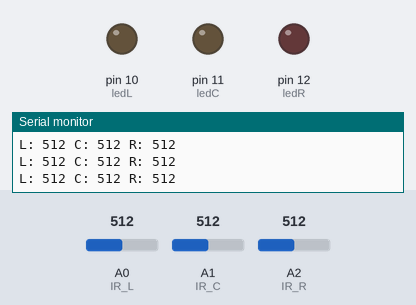
This sketch was run on a simulated Arduino Uno, built with avr-gcc and run on an emulated ATmega328P. Parts: output pins drawn as LEDs (lit = HIGH), the last lines printed to the serial monitor. The test bench sets the inputs (shaded band); at power-on: A0 (IR_L) = 512, A1 (IR_C) = 512, A2 (IR_R) = 512.

Above: at 1.2 s.
1.3 s: A0 (IR_L) set to 483
At 2.6 s:
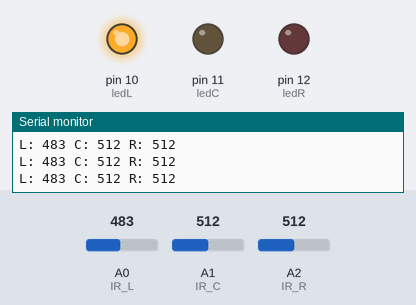
2.9 s: A1 (IR_C) set to 487
At 4.2 s:
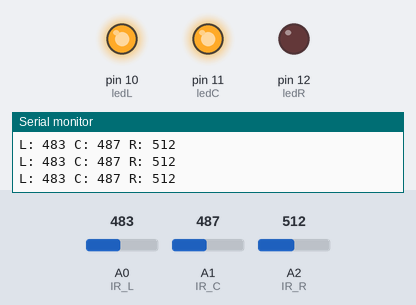
4.5 s: A2 (IR_R) set to 492
At 5.7 s:
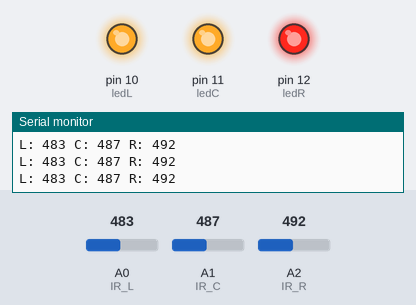
6.1 s: A1 (IR_C) set to 510
At 7.2 s:
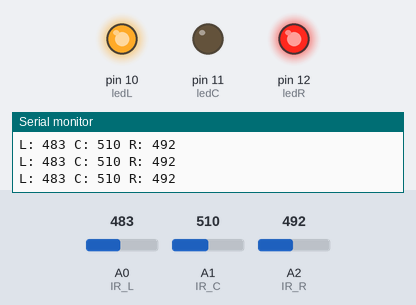
7.7 s: A0 (IR_L) set to 510
At 8.7 s:
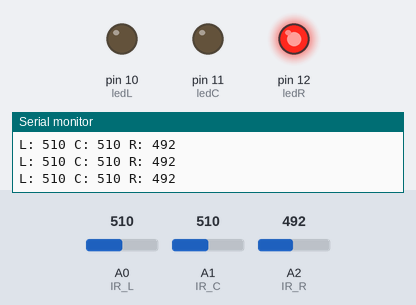
9.3 s: A1 (IR_C) set to 490
At 10.2 s:
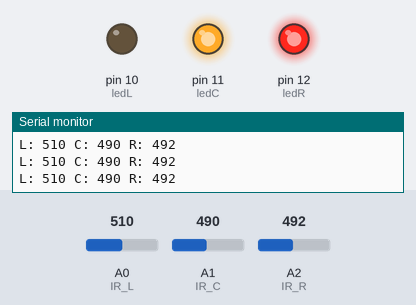
Timing chart, 0 to 11.9 s (numbered marks = the images above; inputs shaded):
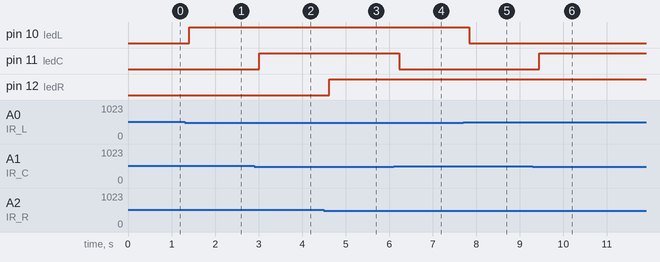

The sketch:

1_test_IR.ino
```cpp
/*
  Test de Sensores IR (3 reflectivos)
  - Lee izquierda, centro, derecha
  - Muestra valores en Serial Monitor
  - Enciende LED según detección
*/
int IR_L = A0;
int IR_C = A1;
int IR_R = A2;

int ledL = 10;
int ledC = 11;
int ledR = 12;

void setup() {
  Serial.begin(9600);
  pinMode(IR_L, INPUT);
  pinMode(IR_C, INPUT);
  pinMode(IR_R, INPUT);
  pinMode(ledL, OUTPUT);
  pinMode(ledC, OUTPUT);
  pinMode(ledR, OUTPUT);
}

void loop() {
  int valL = analogRead(IR_L);
  int valC = analogRead(IR_C);
  int valR = analogRead(IR_R);

  Serial.print("L: "); Serial.print(valL);
  Serial.print(" C: "); Serial.print(valC);
  Serial.print(" R: "); Serial.println(valR);

  digitalWrite(ledL, valL < 500 ? HIGH : LOW);
  digitalWrite(ledC, valC < 500 ? HIGH : LOW);
  digitalWrite(ledR, valR < 500 ? HIGH : LOW);

  delay(200);
}
```

Measured:
- the behaviour switches between 500 and 499 on A0 (IR_L) (found by bisection; images 0 and 1)
- the behaviour switches between 500 and 499 on A1 (IR_C) (found by bisection; images 1 and 2)
- the behaviour switches between 500 and 499 on A2 (IR_R) (found by bisection; images 2 and 3)
- after the input at 1.3 s, pin 10 (ledL): LOW → HIGH after 0.11 s
- after the input at 2.9 s, pin 11 (ledC): LOW → HIGH after 0.11 s
- after the input at 4.5 s, pin 12 (ledR): LOW → HIGH after 0.12 s
- after the input at 6.1 s, pin 11 (ledC): HIGH → LOW after 0.13 s
- after the input at 7.7 s, pin 10 (ledL): HIGH → LOW after 0.14 s
- after the input at 9.3 s, pin 11 (ledC): LOW → HIGH after 0.14 s
